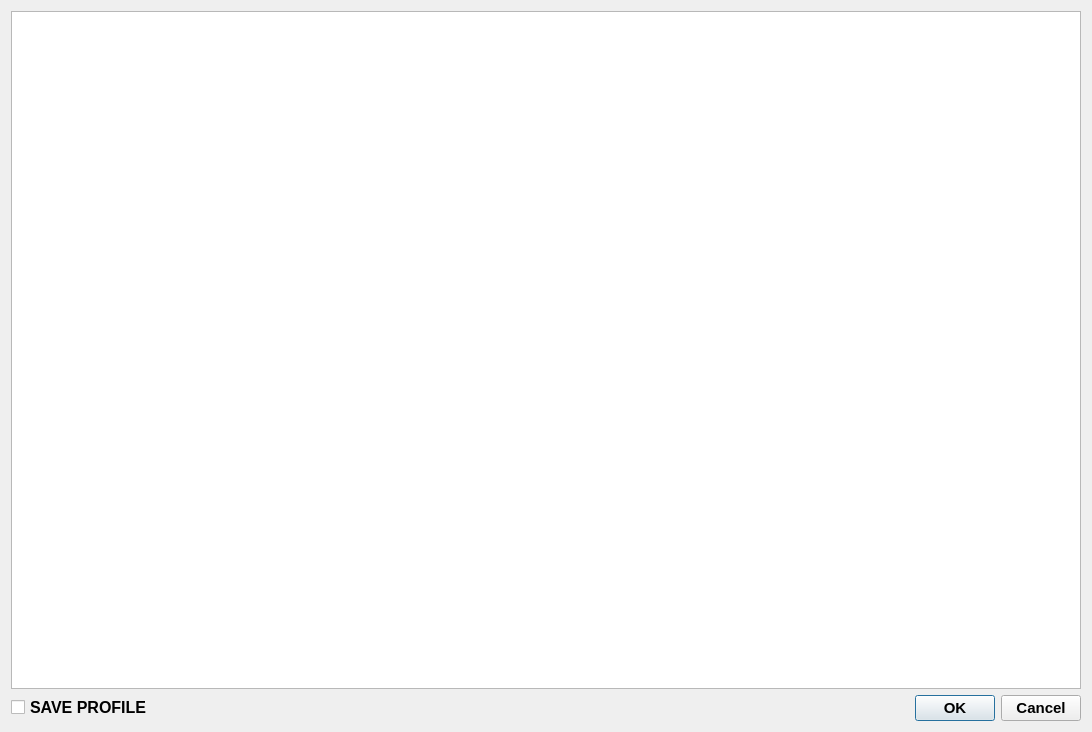
<?xml version="1.0" encoding="UTF-8"?>
<ui version="4.0">
 <class>plot_dialog</class>
 <widget class="QDialog" name="plot_dialog">
  <property name="geometry">
   <rect>
    <x>0</x>
    <y>0</y>
    <width>1092</width>
    <height>732</height>
   </rect>
  </property>
  <property name="sizePolicy">
   <sizepolicy hsizetype="Expanding" vsizetype="Expanding">
    <horstretch>1</horstretch>
    <verstretch>1</verstretch>
   </sizepolicy>
  </property>
  <property name="windowTitle">
   <string>PlotProfilesDialog</string>
  </property>
  <layout class="QVBoxLayout" name="verticalLayout_2">
   <item>
    <widget class="QGraphicsView" name="profile_graphics_view"/>
   </item>
   <item>
    <layout class="QHBoxLayout" name="horizontal_layout">
     <item>
      <widget class="QCheckBox" name="save_profile_check_box">
       <property name="font">
        <font>
         <pointsize>12</pointsize>
         <bold>true</bold>
        </font>
       </property>
       <property name="text">
        <string>SAVE PROFILE</string>
       </property>
      </widget>
     </item>
     <item>
      <widget class="QDialogButtonBox" name="dialog_button_box">
       <property name="font">
        <font>
         <pointsize>11</pointsize>
         <bold>true</bold>
        </font>
       </property>
       <property name="orientation">
        <enum>Qt::Orientation::Horizontal</enum>
       </property>
       <property name="standardButtons">
        <set>QDialogButtonBox::StandardButton::Cancel|QDialogButtonBox::StandardButton::Ok</set>
       </property>
      </widget>
     </item>
    </layout>
   </item>
  </layout>
 </widget>
 <resources/>
 <connections>
  <connection>
   <sender>dialog_button_box</sender>
   <signal>rejected()</signal>
   <receiver>plot_dialog</receiver>
   <slot>reject()</slot>
   <hints>
    <hint type="sourcelabel">
     <x>316</x>
     <y>260</y>
    </hint>
    <hint type="destinationlabel">
     <x>286</x>
     <y>274</y>
    </hint>
   </hints>
  </connection>
  <connection>
   <sender>dialog_button_box</sender>
   <signal>accepted()</signal>
   <receiver>plot_dialog</receiver>
   <slot>accept()</slot>
   <hints>
    <hint type="sourcelabel">
     <x>248</x>
     <y>254</y>
    </hint>
    <hint type="destinationlabel">
     <x>157</x>
     <y>274</y>
    </hint>
   </hints>
  </connection>
 </connections>
</ui>
